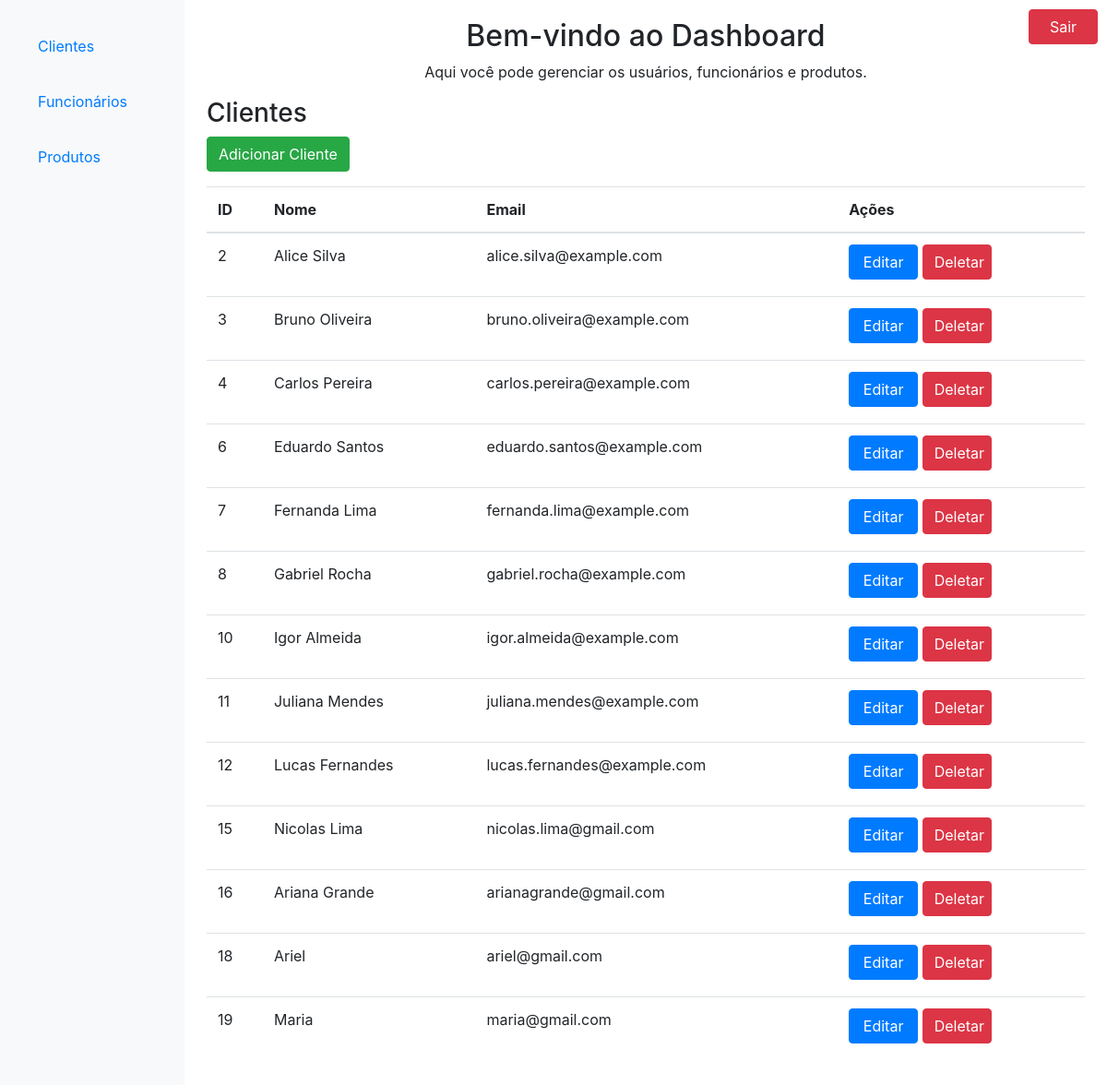
Page /dashboard.php (signed in) on the committed database.
### tables this page shows
CREATE TABLE `usuarios` (
  `id` int(11) NOT NULL,
  `nome` varchar(100) DEFAULT NULL,
  `email` varchar(100) DEFAULT NULL,
  `senha` varchar(255) DEFAULT NULL,
  `tipo_usuario` enum('cliente','administrador') DEFAULT 'cliente',
  `data_cadastro` datetime DEFAULT current_timestamp()
);

### dashboard.php (the view, shortened to what this page needs)
<?php
$servername = "localhost";
$username = "root";
$password = "";
$dbname = "db_gallerie";
$conn = new mysqli($servername, $username, $password, $dbname);
$clientes = $conn->query("SELECT * FROM usuarios WHERE tipo_usuario = 'cliente'");
?>
<!DOCTYPE html>
<html lang="pt-br">
<head>
    <link href="https://stackpath.bootstrapcdn.com/bootstrap/4.3.1/css/bootstrap.min.css" rel="stylesheet">
</head>
<body>
<div class="container-fluid">
    <div class="row">
        <nav class="col-md-2 d-none d-md-block bg-light sidebar">
            <div class="sidebar-sticky">
                <ul class="nav flex-column">
                    <li class="nav-item">
                        <a class="nav-link active" href="#" onclick="showTable('clientes')">
                            Clientes
                        </a>
                    </li>
                    <li class="nav-item">
                        <a class="nav-link" href="#" onclick="showTable('funcionarios')">
                            Funcionários
                        </a>
                    </li>
                    <li class="nav-item">
                        <a class="nav-link" href="#" onclick="showTable('produtos')">
                            Produtos
                        </a>
                    </li>
                </ul>
            </div>
        </nav>
        <main role="main" class="col-md-9 ml-sm-auto col-lg-10 px-4">
            <h2 class="text-center">Bem-vindo ao Dashboard</h2>
            <p class="text-center">Aqui você pode gerenciar os usuários, funcionários e produtos.</p>
            <a href="logout.php" class="btn btn-danger logout-btn">Sair</a>
            <div id="clientes" class="table-section">
                <h3>Clientes</h3>
                <a href="adicionar_usuario.php" class="btn btn-success mb-3">Adicionar Cliente</a>
                <table class="table">
                    <thead>
                        <tr>
                            <th scope="col">ID</th>
                            <th scope="col">Nome</th>
                            <th scope="col">Email</th>
                            <th scope="col">Ações</th>
                        </tr>
                    </thead>
                    <tbody>
                        <?php while ($cliente = $clientes->fetch_assoc()): ?>
                            <tr>
                                <td><?php echo $cliente['id']; ?></td>
                                <td><?php echo $cliente['nome']; ?></td>
                                <td><?php echo $cliente['email']; ?></td>
                                <td>
                                    <a href="editar_usuario.php?id=<?php echo $cliente['id']; ?>" class="btn btn-primary">Editar</a>
                                    <a href="deletar_usuario.php?id=<?php echo $cliente['id']; ?>" class="btn btn-danger" onclick="return confirm('Tem certeza que deseja deletar?')">Deletar</a>
                                </td>
                            </tr>
                        <?php endwhile; ?>
                    </tbody>
                </table>
            </div>
        </main>
    </div>
</div>
</body>
</html>

### dashboard.php (style rules this page uses)
.sidebar { height: 100%; position: fixed; top: 0; left: 0; width: 250px; background-color: #f8f9fa; padding-top: 20px; }
.sidebar .nav-item { padding: 10px; }
.table-section { display: none; }
main { margin-left: 270px; padding: 20px; }
.logout-btn { position: fixed; top: 10px; right: 10px; }
.btn-primary { width: 75px; margin-bottom: 5px; }
.btn-danger { width: 75px; margin-bottom: 6px; }

### rows in the picture
usuarios: id "2", nome "Alice Silva", email "alice.silva@example.com"
usuarios: id "3", nome "Bruno Oliveira", email "bruno.oliveira@example.com"
usuarios: id "4", nome "Carlos Pereira", email "carlos.pereira@example.com"
usuarios: id "6", nome "Eduardo Santos", email "eduardo.santos@example.com"
usuarios: id "7", nome "Fernanda Lima", email "fernanda.lima@example.com"
usuarios: id "8", nome "Gabriel Rocha", email "gabriel.rocha@example.com"
usuarios: id "10", nome "Igor Almeida", email "igor.almeida@example.com"
usuarios: id "11", nome "Juliana Mendes", email "juliana.mendes@example.com"
usuarios: id "12", nome "Lucas Fernandes", email "lucas.fernandes@example.com"
usuarios: id "15", nome "Nicolas Lima", email "nicolas.lima@gmail.com"
usuarios: id "16", nome "Ariana Grande", email "arianagrande@gmail.com"
usuarios: id "18", nome "Ariel", email "ariel@gmail.com"
usuarios: id "19", nome "Maria", email "maria@gmail.com"
